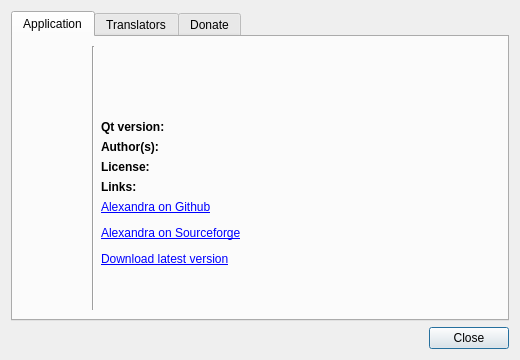
<?xml version="1.0" encoding="UTF-8"?>
<ui version="4.0">
 <class>AboutWindow</class>
 <widget class="QDialog" name="AboutWindow">
  <property name="windowModality">
   <enum>Qt::WindowModal</enum>
  </property>
  <property name="geometry">
   <rect>
    <x>0</x>
    <y>0</y>
    <width>520</width>
    <height>360</height>
   </rect>
  </property>
  <property name="minimumSize">
   <size>
    <width>520</width>
    <height>360</height>
   </size>
  </property>
  <property name="maximumSize">
   <size>
    <width>520</width>
    <height>360</height>
   </size>
  </property>
  <property name="windowTitle">
   <string>About</string>
  </property>
  <property name="windowIcon">
   <iconset resource="icons.qrc">
    <normaloff>:/window/about</normaloff>:/window/about</iconset>
  </property>
  <property name="modal">
   <bool>true</bool>
  </property>
  <layout class="QVBoxLayout" name="verticalLayout_7">
   <item>
    <widget class="QTabWidget" name="tabWidget">
     <widget class="QWidget" name="tabApplication">
      <attribute name="title">
       <string>Application</string>
      </attribute>
      <layout class="QHBoxLayout" name="horizontalLayout_2">
       <item>
        <layout class="QVBoxLayout" name="vl1">
         <item>
          <widget class="QLabel" name="image">
           <property name="minimumSize">
            <size>
             <width>64</width>
             <height>64</height>
            </size>
           </property>
           <property name="maximumSize">
            <size>
             <width>64</width>
             <height>64</height>
            </size>
           </property>
           <property name="text">
            <string notr="true">&lt;pic&gt;</string>
           </property>
           <property name="alignment">
            <set>Qt::AlignCenter</set>
           </property>
          </widget>
         </item>
         <item>
          <spacer name="vs1">
           <property name="orientation">
            <enum>Qt::Vertical</enum>
           </property>
           <property name="sizeHint" stdset="0">
            <size>
             <width>20</width>
             <height>40</height>
            </size>
           </property>
          </spacer>
         </item>
        </layout>
       </item>
       <item>
        <widget class="Line" name="l1">
         <property name="orientation">
          <enum>Qt::Vertical</enum>
         </property>
        </widget>
       </item>
       <item>
        <layout class="QVBoxLayout" name="vl2">
         <item>
          <widget class="QLabel" name="lAppName">
           <property name="font">
            <font>
             <pointsize>18</pointsize>
             <weight>75</weight>
             <bold>true</bold>
            </font>
           </property>
           <property name="text">
            <string notr="true">&lt;appname&gt;</string>
           </property>
           <property name="wordWrap">
            <bool>true</bool>
           </property>
          </widget>
         </item>
         <item>
          <widget class="QLabel" name="lAppVersion">
           <property name="text">
            <string notr="true">&lt;appversion&gt;</string>
           </property>
          </widget>
         </item>
         <item>
          <widget class="QLabel" name="labelSpacer1">
           <property name="text">
            <string/>
           </property>
          </widget>
         </item>
         <item>
          <layout class="QHBoxLayout" name="hl1">
           <item>
            <layout class="QVBoxLayout" name="vl3">
             <item>
              <widget class="QLabel" name="labelQtVersion">
               <property name="font">
                <font>
                 <weight>75</weight>
                 <bold>true</bold>
                </font>
               </property>
               <property name="text">
                <string>Qt version:</string>
               </property>
              </widget>
             </item>
             <item>
              <widget class="QLabel" name="labelAuthor">
               <property name="font">
                <font>
                 <weight>75</weight>
                 <bold>true</bold>
                </font>
               </property>
               <property name="text">
                <string>Author(s):</string>
               </property>
              </widget>
             </item>
             <item>
              <widget class="QLabel" name="labelLicense">
               <property name="font">
                <font>
                 <weight>75</weight>
                 <bold>true</bold>
                </font>
               </property>
               <property name="text">
                <string>License:</string>
               </property>
              </widget>
             </item>
            </layout>
           </item>
           <item>
            <layout class="QVBoxLayout" name="vl4">
             <item>
              <widget class="QLabel" name="lQtVersion">
               <property name="text">
                <string notr="true">&lt;qtversion&gt;</string>
               </property>
               <property name="textFormat">
                <enum>Qt::PlainText</enum>
               </property>
              </widget>
             </item>
             <item>
              <widget class="QLabel" name="lAuthor">
               <property name="text">
                <string notr="true">&lt;author&gt;</string>
               </property>
               <property name="textFormat">
                <enum>Qt::PlainText</enum>
               </property>
              </widget>
             </item>
             <item>
              <widget class="QLabel" name="lLicense">
               <property name="text">
                <string notr="true">&lt;license&gt;</string>
               </property>
               <property name="textFormat">
                <enum>Qt::PlainText</enum>
               </property>
              </widget>
             </item>
            </layout>
           </item>
          </layout>
         </item>
         <item>
          <widget class="QLabel" name="labelLinks">
           <property name="font">
            <font>
             <weight>75</weight>
             <bold>true</bold>
            </font>
           </property>
           <property name="text">
            <string>Links:</string>
           </property>
          </widget>
         </item>
         <item>
          <widget class="QLabel" name="lLinks">
           <property name="text">
            <string>&lt;html&gt;&lt;head/&gt;&lt;body&gt;&lt;p&gt;&lt;a href=&quot;https://github.com/jeka-js/alexandra&quot;&gt;&lt;span style=&quot; text-decoration: underline; color:#0000ff;&quot;&gt;Alexandra on Github&lt;/span&gt;&lt;/a&gt;&lt;/p&gt;&lt;p&gt;&lt;a href=&quot;https://sourceforge.net/projects/alexandra-qt/&quot;&gt;&lt;span style=&quot; text-decoration: underline; color:#0000ff;&quot;&gt;Alexandra on Sourceforge&lt;/span&gt;&lt;/a&gt;&lt;/p&gt;&lt;p&gt;&lt;a href=&quot;https://sourceforge.net/projects/alexandra-qt/files/latest/download&quot;&gt;&lt;span style=&quot; text-decoration: underline; color:#0000ff;&quot;&gt;Download latest version&lt;/span&gt;&lt;/a&gt;&lt;/p&gt;&lt;p&gt;&lt;br/&gt;&lt;/p&gt;&lt;/body&gt;&lt;/html&gt;</string>
           </property>
           <property name="openExternalLinks">
            <bool>true</bool>
           </property>
          </widget>
         </item>
         <item>
          <spacer name="vs2">
           <property name="orientation">
            <enum>Qt::Vertical</enum>
           </property>
           <property name="sizeHint" stdset="0">
            <size>
             <width>20</width>
             <height>40</height>
            </size>
           </property>
          </spacer>
         </item>
        </layout>
       </item>
       <item>
        <spacer name="hs1">
         <property name="orientation">
          <enum>Qt::Horizontal</enum>
         </property>
         <property name="sizeHint" stdset="0">
          <size>
           <width>297</width>
           <height>20</height>
          </size>
         </property>
        </spacer>
       </item>
      </layout>
     </widget>
     <widget class="QWidget" name="tabTranslators">
      <attribute name="title">
       <string>Translators</string>
      </attribute>
      <layout class="QVBoxLayout" name="verticalLayout_5">
       <item>
        <widget class="QLabel" name="labelTranslators">
         <property name="text">
          <string>People, who contributed with translations:</string>
         </property>
        </widget>
       </item>
       <item>
        <widget class="QTextBrowser" name="tTranslators"/>
       </item>
      </layout>
     </widget>
     <widget class="QWidget" name="tabDonate">
      <attribute name="title">
       <string>Donate</string>
      </attribute>
      <layout class="QVBoxLayout" name="verticalLayout_6">
       <item>
        <widget class="QLabel" name="labelDonate">
         <property name="text">
          <string>Alexandra Video Library is freeware, there are no sales or other revenues. Thus you can donate to encourage the author and to enable him to continue developing the project. Thank you!</string>
         </property>
         <property name="wordWrap">
          <bool>true</bool>
         </property>
        </widget>
       </item>
       <item>
        <widget class="QTextBrowser" name="tDonate">
         <property name="html">
          <string notr="true">&lt;!DOCTYPE HTML PUBLIC &quot;-//W3C//DTD HTML 4.0//EN&quot; &quot;http://www.w3.org/TR/REC-html40/strict.dtd&quot;&gt;
&lt;html&gt;&lt;head&gt;&lt;meta name=&quot;qrichtext&quot; content=&quot;1&quot; /&gt;&lt;style type=&quot;text/css&quot;&gt;
p, li { white-space: pre-wrap; }
&lt;/style&gt;&lt;/head&gt;&lt;body style=&quot; font-family:'Ubuntu'; font-size:10pt; font-weight:400; font-style:normal;&quot;&gt;
&lt;p style=&quot; margin-top:0px; margin-bottom:0px; margin-left:0px; margin-right:0px; -qt-block-indent:0; text-indent:0px;&quot;&gt;&lt;span style=&quot; font-weight:600; text-decoration: underline;&quot;&gt;WebMoney:&lt;/span&gt;&lt;/p&gt;
&lt;p style=&quot; margin-top:0px; margin-bottom:0px; margin-left:0px; margin-right:0px; -qt-block-indent:0; text-indent:0px;&quot;&gt;WMZ: Z257789805843&lt;/p&gt;
&lt;p style=&quot; margin-top:0px; margin-bottom:0px; margin-left:0px; margin-right:0px; -qt-block-indent:0; text-indent:0px;&quot;&gt;WME: E148923318879&lt;/p&gt;
&lt;p style=&quot; margin-top:0px; margin-bottom:0px; margin-left:0px; margin-right:0px; -qt-block-indent:0; text-indent:0px;&quot;&gt;WMR: R279588285172&lt;/p&gt;
&lt;p style=&quot; margin-top:0px; margin-bottom:0px; margin-left:0px; margin-right:0px; -qt-block-indent:0; text-indent:0px;&quot;&gt;WMU: U405971895065&lt;/p&gt;
&lt;p style=&quot;-qt-paragraph-type:empty; margin-top:0px; margin-bottom:0px; margin-left:0px; margin-right:0px; -qt-block-indent:0; text-indent:0px; font-weight:600; text-decoration: underline; color:#0000ff;&quot;&gt;&lt;br /&gt;&lt;/p&gt;
&lt;p style=&quot; margin-top:0px; margin-bottom:0px; margin-left:0px; margin-right:0px; -qt-block-indent:0; text-indent:0px;&quot;&gt;&lt;a href=&quot;https://www.paypal.com/&quot;&gt;&lt;span style=&quot; font-weight:600; text-decoration: underline; color:#0000ff;&quot;&gt;PayPal:&lt;/span&gt;&lt;/a&gt;&lt;/p&gt;
&lt;p style=&quot; margin-top:0px; margin-bottom:0px; margin-left:0px; margin-right:0px; -qt-block-indent:0; text-indent:0px;&quot;&gt;jeka7js@gmail.com&lt;/p&gt;
&lt;p style=&quot;-qt-paragraph-type:empty; margin-top:0px; margin-bottom:0px; margin-left:0px; margin-right:0px; -qt-block-indent:0; text-indent:0px;&quot;&gt;&lt;br /&gt;&lt;/p&gt;
&lt;p style=&quot; margin-top:0px; margin-bottom:0px; margin-left:0px; margin-right:0px; -qt-block-indent:0; text-indent:0px;&quot;&gt;&lt;a href=&quot;https://www.skrill.com/&quot;&gt;&lt;span style=&quot; font-weight:600; text-decoration: underline; color:#0000ff;&quot;&gt;Skrill:&lt;/span&gt;&lt;/a&gt;&lt;/p&gt;
&lt;p style=&quot; margin-top:0px; margin-bottom:0px; margin-left:0px; margin-right:0px; -qt-block-indent:0; text-indent:0px;&quot;&gt;jeka7js@gmail.com&lt;/p&gt;&lt;/body&gt;&lt;/html&gt;</string>
         </property>
        </widget>
       </item>
      </layout>
     </widget>
    </widget>
   </item>
   <item>
    <widget class="QDialogButtonBox" name="buttonBox">
     <property name="standardButtons">
      <set>QDialogButtonBox::Close</set>
     </property>
    </widget>
   </item>
  </layout>
 </widget>
 <resources>
  <include location="icons.qrc"/>
 </resources>
 <connections>
  <connection>
   <sender>buttonBox</sender>
   <signal>rejected()</signal>
   <receiver>AboutWindow</receiver>
   <slot>reject()</slot>
   <hints>
    <hint type="sourcelabel">
     <x>199</x>
     <y>131</y>
    </hint>
    <hint type="destinationlabel">
     <x>199</x>
     <y>77</y>
    </hint>
   </hints>
  </connection>
 </connections>
</ui>
